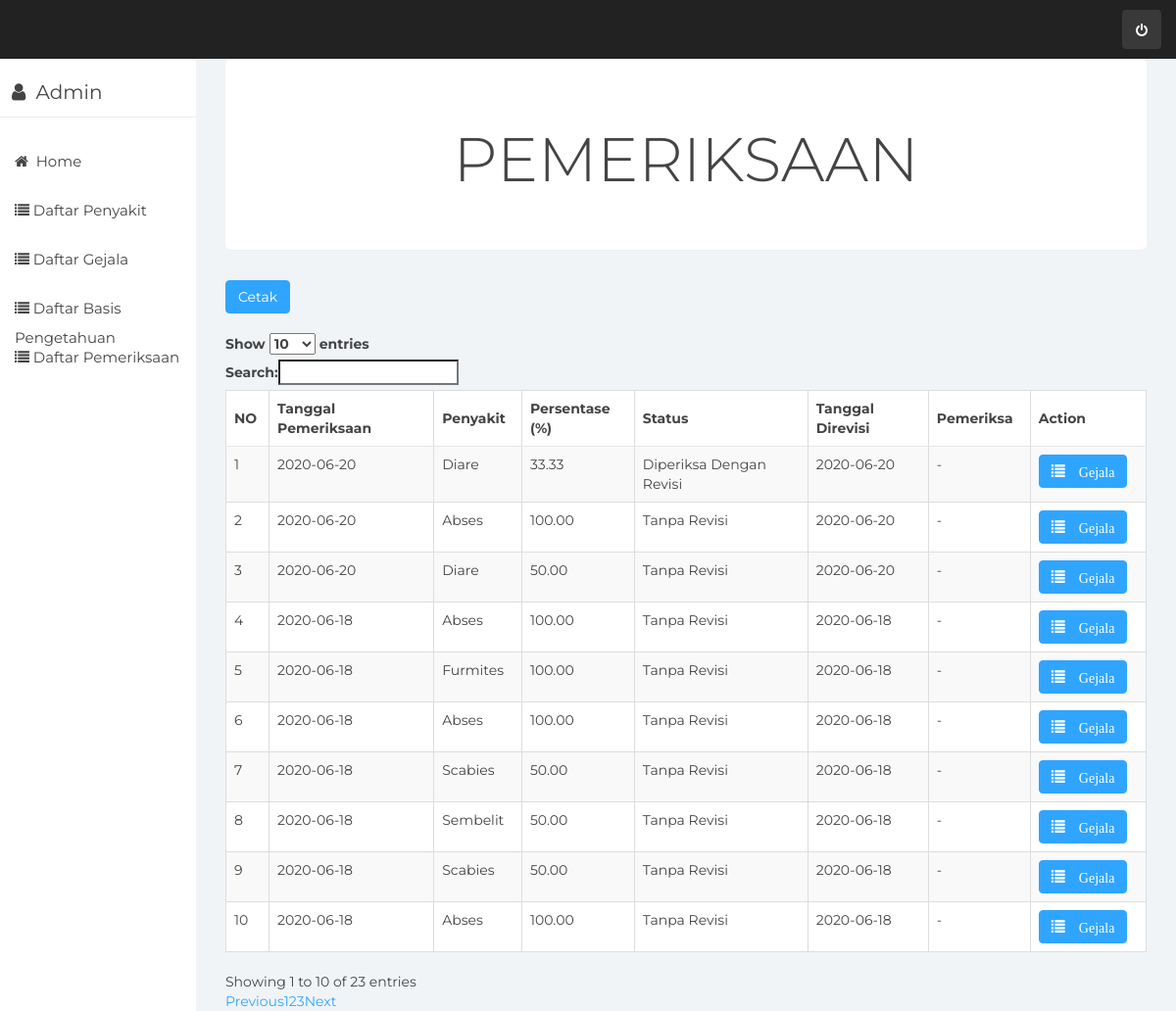
/index.php/pemeriksaan/DataPemeriksaan, run on the app's committed database.
### tables this page shows
CREATE TABLE `tb_pemeriksaan` (
  `id_pemeriksaan` int(10) NOT NULL,
  `id_penyakit` varchar(10) NOT NULL,
  `hasil` varchar(1000) NOT NULL,
  `status` enum('1','2','3','4') NOT NULL,
  `tgl_pemeriksaan` date NOT NULL,
  `tgl_revisi` date DEFAULT NULL,
  `id_pengelola` int(10) DEFAULT NULL
);

CREATE TABLE `tb_penyakit` (
  `id_penyakit` varchar(10) NOT NULL,
  `nama_penyakit` varchar(1000) NOT NULL,
  `definisi` text NOT NULL,
  `solusi` text NOT NULL
);

### application/controllers/Pemeriksaan.php (called while the page is built, shortened)
<?php
class Pemeriksaan extends CI_Controller {
	public function __construct()
	{
		$this->load->model('M_pemeriksaan');
		$this->load->helper('url','form');
		$this->load->library('form_validation');
	}
	public function DataPemeriksaan()
	{
		$data['pemeriksaan'] = $this->M_pemeriksaan->getDataPemeriksaan();
		$this->load->view('tabelpemeriksaan',$data);
	}
	}

### index.php (called while the page is built, shortened)
<?php
require_once BASEPATH.'core/CodeIgniter.php';

### application/models/M_pemeriksaan.php (called while the page is built, shortened)
<?php
class M_pemeriksaan extends CI_Model {
	public function getDataPemeriksaan()
	{
		$query = $this->db->query("SELECT tb_pemeriksaan.*, tb_penyakit.id_penyakit, tb_penyakit.nama_penyakit, tb_pengelola.id_pengelola, tb_pengelola.nama FROM tb_pemeriksaan INNER JOIN tb_penyakit ON tb_pemeriksaan.id_penyakit = tb_penyakit.id_penyakit LEFT JOIN tb_pengelola ON tb_pemeriksaan.id_pengelola = tb_pengelola.id_pengelola ORDER BY id_pemeriksaan DESC");
		return $query->result();
	}
}

### application/views/tabelpemeriksaan.php (the view, shortened to what this page needs)
<div class="col-sm-9 col-sm-offset-3 col-lg-10 col-lg-offset-2 main">
      <div class="main-panel">
        <div class="content">
            <div class="container-fluid">
                <div class="row">
                    <div class="col-md-12">
                        <div class="jumbotron text-center">
                              <h1>PEMERIKSAAN</h1>
                        </div>
                        <table class="table table-striped table-bordered data">
                           <a href="<?php echo site_url('Cetak')?>"> <button type="kembali" class="btn btn-primary">Cetak</button>
                          <br>
                          <br>
                          <thead>
                            <tr class="bg-group">
                              <th width="5px">NO</th>
                              <th>Tanggal Pemeriksaan</th>
                              <th>Penyakit</th>
                              <th>Persentase (%)</th>
                              <th>Status</th>
                              <th>Tanggal Direvisi</th>
                              <th>Pemeriksa</th>
                              <th>Action</th>
                            </tr>
                          </thead>
                          <tbody>
                            <?php
                               $i=1;
                              foreach ($pemeriksaan as $key)
                              {
                            ?>
                            <tr>
                              <td><?php echo $i; ?></td>
                              <td><?php echo $key->tgl_pemeriksaan;?></td>
                              <td><?php echo $key->nama_penyakit;?></td>
                              <td><?php echo $key->hasil;?></td>
                              <td>
                                <?php
                                  if ($key->status==1)
                                  echo "Tanpa Revisi";
                                  if ($key->status==4)
                                  echo "Diperiksa Dengan Revisi";
                                ?>
                              </td>
                              <td>
                                <?php
                                  if ($key->tgl_revisi==0000-00-00){
                                    echo "-";
                                  }else{
                                    echo $key->tgl_revisi;
                                  }
                                ?>
                              </td>
                              <td>
                                <?php
                                  if ($key->id_pengelola==null){
                                    echo "-";
                                  }else{
                                    echo $key->nama;
                                  }
                                ?>
                              </td>
                              <td>
                                <a href="<?=site_url()?>/Pakar/detailPemeriksaan/<?php echo $key->id_pemeriksaan ?>" class="btn btn-primary"><span class="glyphicon glyphicon-list"> Gejala</a>
                              </td>
                            </tr>
                            <?php
                              $i++;
                              }
                            ?>
                          </tbody>
                        </table>
                      </div>
                    </div>
                </div>
            </div>
        </div>

### assets/css/styles.css (style rules this page uses)
body { background: #f1f4f7; padding-top: 60px; font-size: 14px; color: #444444; font-family: "Montserrat", "Helvetica Neue", Helvetica, Arial, sans-serif; }
a, a:hover, a:focus { color: #30a5ff; }
h1, h2, h3, h4, h5, h6 { color: #444444; }
h1 { font-weight: 300; font-size: 40px; }
.btn-primary, .btn-primary:hover, .btn-primary:focus, .btn-primary:active, .btn-primary.active, .open > .dropdown-toggle.btn-primary, .btn-primary.disabled, .btn-primary[disabled], fieldset[disabled] .btn-primary, .btn-primary.disabled:hover, .btn-primary[disabled]:hover, fieldset[disabled] .btn-primary:hover, .btn-primary.disabled:focus, .btn-primary[disabled]:focus, fieldset[disabled] .btn-primary:focus, .btn-primary.disabled:active, .btn-primary[disabled]:active, fieldset[disabled] .btn-primary:active, .btn-primary.disabled.active, .btn-primary[disabled].active, fieldset[disabled] .btn-primary.active { background-color: #30a5ff; border-color: #30a5ff; }
.jumbotron { background: #fff; border-bottom: 1px solid #e9ecf2; color: #444444; }
.table { background: #fff; }
.table > thead > tr > th { border-bottom: 1px solid #e6e7e8; vertical-align: middle; height: 50px; }

### data on the page
tb_pemeriksaan: tgl_pemeriksaan "2020-06-20", id_penyakit.nama_penyakit "Diare", hasil "33.33", status "Diperiksa Dengan Revisi", tgl_revisi "2020-06-20"
tb_pemeriksaan: tgl_pemeriksaan "2020-06-20", id_penyakit.nama_penyakit "Abses", hasil "100.00", status "Tanpa Revisi", tgl_revisi "2020-06-20"
tb_pemeriksaan: tgl_pemeriksaan "2020-06-20", id_penyakit.nama_penyakit "Diare", hasil "50.00", status "Tanpa Revisi", tgl_revisi "2020-06-20"
tb_pemeriksaan: tgl_pemeriksaan "2020-06-18", id_penyakit.nama_penyakit "Abses", hasil "100.00", status "Tanpa Revisi", tgl_revisi "2020-06-18"
tb_pemeriksaan: tgl_pemeriksaan "2020-06-18", id_penyakit.nama_penyakit "Furmites", hasil "100.00", status "Tanpa Revisi", tgl_revisi "2020-06-18"
tb_pemeriksaan: tgl_pemeriksaan "2020-06-18", id_penyakit.nama_penyakit "Abses", hasil "100.00", status "Tanpa Revisi", tgl_revisi "2020-06-18"
tb_pemeriksaan: tgl_pemeriksaan "2020-06-18", id_penyakit.nama_penyakit "Scabies", hasil "50.00", status "Tanpa Revisi", tgl_revisi "2020-06-18"
tb_pemeriksaan: tgl_pemeriksaan "2020-06-18", id_penyakit.nama_penyakit "Sembelit", hasil "50.00", status "Tanpa Revisi", tgl_revisi "2020-06-18"
tb_pemeriksaan: tgl_pemeriksaan "2020-06-18", id_penyakit.nama_penyakit "Scabies", hasil "50.00", status "Tanpa Revisi", tgl_revisi "2020-06-18"
tb_pemeriksaan: tgl_pemeriksaan "2020-06-18", id_penyakit.nama_penyakit "Abses", hasil "100.00", status "Tanpa Revisi", tgl_revisi "2020-06-18"
